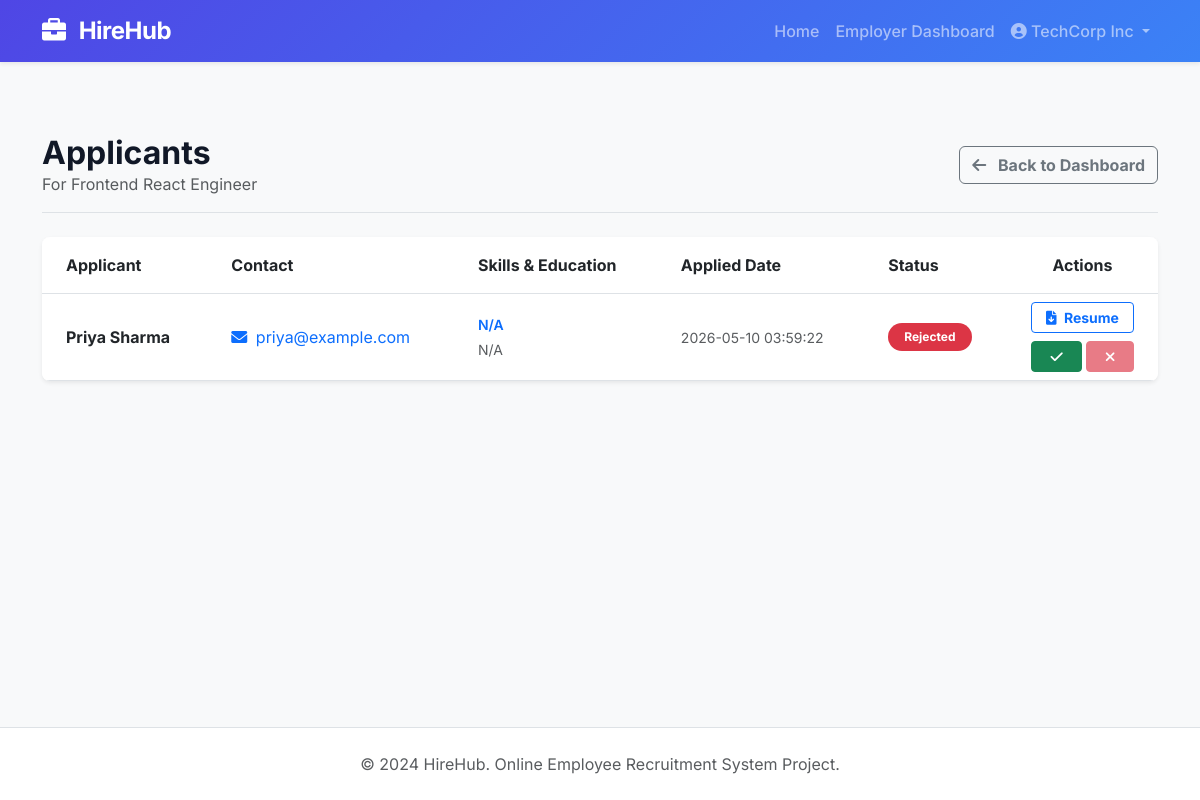
Page /employer/job/2/applicants (signed in) on the committed database.
### tables this page shows
CREATE TABLE jobs (
    id INTEGER PRIMARY KEY AUTOINCREMENT,
    title TEXT NOT NULL,
    company TEXT NOT NULL,
    category TEXT NOT NULL,
    skills TEXT NOT NULL,
    experience TEXT NOT NULL,
    salary TEXT NOT NULL,
    location TEXT NOT NULL,
    description TEXT NOT NULL,
    last_date TEXT NOT NULL,
    employer_id INTEGER NOT NULL,
    FOREIGN KEY(employer_id) REFERENCES users(id)
);

CREATE TABLE applications (
    id INTEGER PRIMARY KEY AUTOINCREMENT,
    job_id INTEGER NOT NULL,
    seeker_id INTEGER NOT NULL,
    resume TEXT NOT NULL, -- Path to resume file
    status TEXT NOT NULL DEFAULT 'Pending' CHECK(status IN ('Pending', 'Accepted', 'Rejected')),
    applied_date TIMESTAMP DEFAULT CURRENT_TIMESTAMP,
    FOREIGN KEY(job_id) REFERENCES jobs(id),
    FOREIGN KEY(seeker_id) REFERENCES users(id)
);

CREATE TABLE users (
    id INTEGER PRIMARY KEY AUTOINCREMENT,
    name TEXT NOT NULL,
    email TEXT UNIQUE NOT NULL,
    password TEXT NOT NULL,
    role TEXT NOT NULL CHECK(role IN ('employer', 'seeker'))
);

### app.py (the view)
@app.route('/employer/job/<int:job_id>/applicants')
@login_required
def view_applicants(job_id):
    if session.get('role') != 'employer':
        return redirect(url_for('index'))
    conn = get_db_connection()
    job = conn.execute('SELECT * FROM jobs WHERE id = ? AND employer_id = ?', (job_id, session['user_id'])).fetchone()
    if not job:
        conn.close()
        flash("Job not found or unauthorized.", "danger")
        return redirect(url_for('employer_dashboard'))
    apps = conn.execute('''
        SELECT a.id as app_id, u.name, u.email, sp.skills, sp.education, a.resume, a.status, a.applied_date
        FROM applications a
        JOIN users u ON a.seeker_id = u.id
        LEFT JOIN seeker_profiles sp ON u.id = sp.user_id
        WHERE a.job_id = ?
        ORDER BY a.applied_date DESC
    ''', (job_id,)).fetchall()
    conn.close()
    return render_template('employer/view_applicants.html', applicants=apps, job=job)

### app.py (called while the page is built)
def login_required(f):
    from functools import wraps
    @wraps(f)
    def decorated_function(*args, **kwargs):
        if 'user_id' not in session:
            flash("Please log in first.", "warning")
            return redirect(url_for('login'))
        return f(*args, **kwargs)
    return decorated_function

### database.py (called while the page is built)
def get_db_connection():
    conn = sqlite3.connect(DATABASE)
    conn.row_factory = sqlite3.Row
    return conn

### templates/employer/view_applicants.html (shortened to what this page needs)
{% extends 'base.html' %}
{% block content %}
<div class="container py-5">
    <div class="d-flex justify-content-between align-items-center mb-4 pb-3 border-bottom">
        <div>
            <h2 class="fw-bold mb-0">Applicants</h2>
            <p class="text-muted mb-0">For {{ job.title }}</p>
        </div>
        <a href="{{ url_for('employer_dashboard') }}" class="btn btn-outline-secondary fw-bold">
            <i class="fa-solid fa-arrow-left me-2"></i> Back to Dashboard
        </a>
    </div>
    {% if applicants %}
        <div class="table-responsive bg-white rounded-3 shadow-sm">
            <table class="table table-hover align-middle mb-0">
                <thead class="bg-light">
                    <tr>
                        <th class="py-3 px-4">Applicant</th>
                        <th class="py-3 px-4">Contact</th>
                        <th class="py-3 px-4">Skills & Education</th>
                        <th class="py-3 px-4">Applied Date</th>
                        <th class="py-3 px-4">Status</th>
                        <th class="py-3 px-4 text-center">Actions</th>
                    </tr>
                </thead>
                <tbody>
                    {% for app in applicants %}
                    <tr>
                        <td class="px-4 fw-bold">{{ app.name }}</td>
                        <td class="px-4">
                            <a href="mailto:{{ app.email }}" class="text-decoration-none"><i class="fa-solid fa-envelope me-1"></i> {{ app.email }}</a>
                        </td>
                        <td class="px-4">
                            <div class="small fw-semibold text-primary mb-1">{{ app.skills or 'N/A' }}</div>
                            <div class="small text-muted">{{ app.education or 'N/A' }}</div>
                        </td>
                        <td class="px-4 text-muted small">{{ app.applied_date }}</td>
                        <td class="px-4">
                            {% if app.status == 'Pending' %}
                                <span class="badge bg-warning text-dark px-3 py-2 rounded-pill">Pending</span>
                            {% elif app.status == 'Accepted' %}
                                <span class="badge bg-success px-3 py-2 rounded-pill">Accepted</span>
                            {% else %}
                                <span class="badge bg-danger px-3 py-2 rounded-pill">Rejected</span>
                            {% endif %}
                        </td>
                        <td class="px-4 text-center">
                            <a href="{{ url_for('static', filename='uploads/' + app.resume) }}" target="_blank" class="btn btn-sm btn-outline-primary mb-1 w-100 fw-bold">
                                <i class="fa-solid fa-file-arrow-down me-1"></i> Resume
                            </a>
                            <form method="POST" action="{{ url_for('update_application', app_id=app.app_id) }}" class="d-flex gap-1 mt-1 justify-content-center">
                                <button type="submit" name="status" value="Accepted" class="btn btn-sm btn-success flex-fill" title="Accept" {% if app.status == 'Accepted' %}disabled{% endif %}><i class="fa-solid fa-check"></i></button>
                                <button type="submit" name="status" value="Rejected" class="btn btn-sm btn-danger flex-fill" title="Reject" {% if app.status == 'Rejected' %}disabled{% endif %}><i class="fa-solid fa-xmark"></i></button>
                            </form>
                        </td>
                    </tr>
                    {% endfor %}
                </tbody>
            </table>
        </div>
    {% endif %}
</div>
{% endblock %}

### templates/base.html (shortened to what this page needs)
<!DOCTYPE html>
<html lang="en">
<head>
    <link href="https://cdn.jsdelivr.net/npm/bootstrap@5.3.0/dist/css/bootstrap.min.css" rel="stylesheet">
    <link rel="stylesheet" href="https://cdnjs.cloudflare.com/ajax/libs/font-awesome/6.0.0/css/all.min.css">
    <link rel="stylesheet" href="{{ url_for('static', filename='css/style.css') }}">
</head>
<body class="d-flex flex-column min-vh-100 bg-light">
    <nav class="navbar navbar-expand-lg navbar-dark bg-primary shadow-sm glass-nav">
        <div class="container">
            <a class="navbar-brand fw-bold" href="{{ url_for('index') }}">
                <i class="fa-solid fa-briefcase me-2"></i> HireHub
            </a>
            <div class="collapse navbar-collapse" id="navbarNav">
                <ul class="navbar-nav ms-auto font-weight-500">
                    <li class="nav-item">
                        <a class="nav-link" href="{{ url_for('index') }}">Home</a>
                    </li>
                    {% if session.get('user_id') %}
                        {% if session.get('role') == 'employer' %}
                            <li class="nav-item"><a class="nav-link" href="#">Employer Dashboard</a></li>
                        {% else %}
                            <li class="nav-item"><a class="nav-link" href="#">Job Seeker Dashboard</a></li>
                        {% endif %}
                        <li class="nav-item dropdown">
                            <a class="nav-link dropdown-toggle" href="#" id="navbarDropdown" role="button" data-bs-toggle="dropdown">
                                <i class="fa-solid fa-user-circle"></i> {{ session.get('name') }}
                            </a>
                        </li>
                    {% endif %}
                </ul>
            </div>
        </div>
    </nav>
    <main class="flex-grow-1">
        {% block content %}{% endblock %}
    </main>
    <footer class="bg-white py-4 mt-auto border-top">
        <div class="container text-center">
            <p class="mb-0 text-muted">&copy; 2024 HireHub. Online Employee Recruitment System Project.</p>
        </div>
    </footer>
</body>
</html>

### static/css/style.css (style rules this page uses)
:root { --primary-color: #4F46E5; --primary-hover: #4338CA; --secondary-color: #10B981; --dark-color: #111827; --light-color: #F9FAFB; }
body { font-family: 'Inter', sans-serif; background-color: #f3f4f6; color: var(--dark-color); }
.bg-primary { background: linear-gradient(135deg, var(--primary-color), #3B82F6) !important; }
.glass-nav { backdrop-filter: blur(10px); -webkit-backdrop-filter: blur(10px); }
.navbar-brand { font-size: 1.5rem; letter-spacing: -0.5px; }
.nav-link { font-weight: 500; transition: color 0.2s ease; }

### rows in the picture
jobs: get "TechCorp Inc", title "Frontend React Engineer"
applications: name "Priya Sharma", email "priya@example.com", skills "N/A", education "N/A", applied_date "2026-05-10 03:59:22", status "Rejected"
